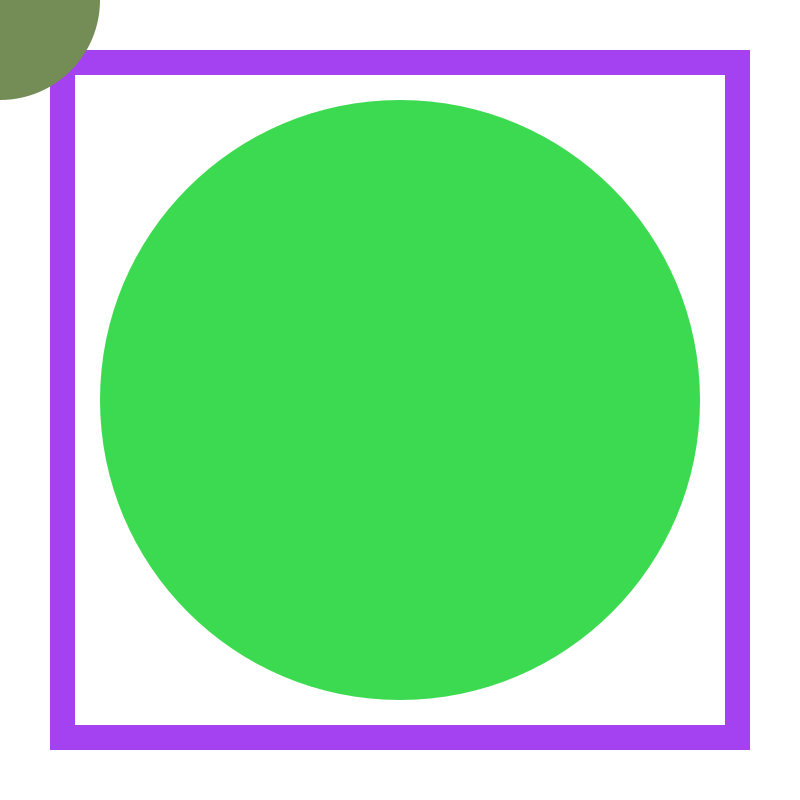
Frame 1 (no input)
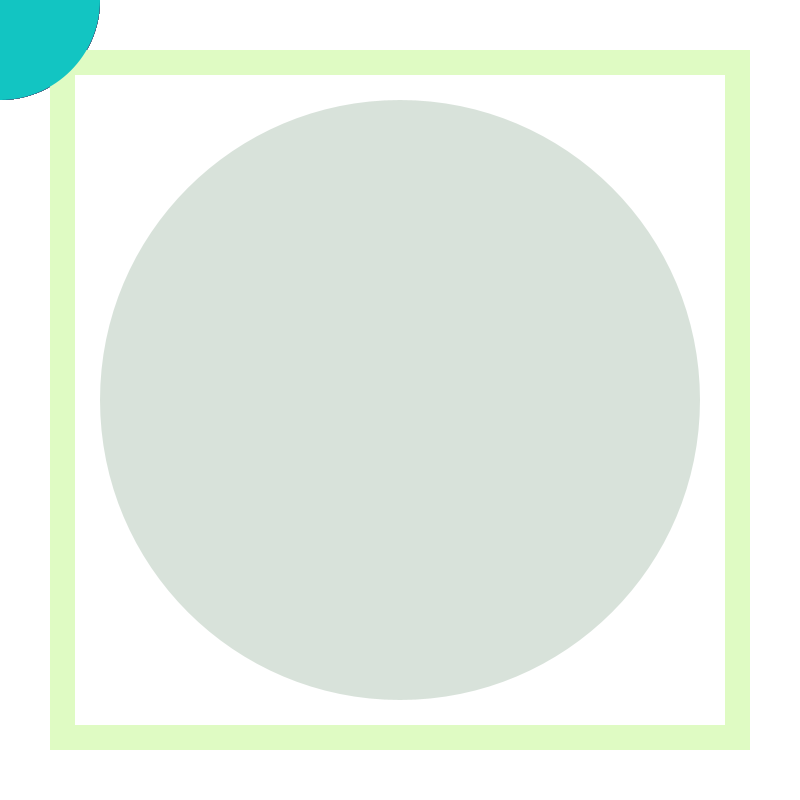
Frame 60 (the mouse pressed at the canvas centre just before this capture)
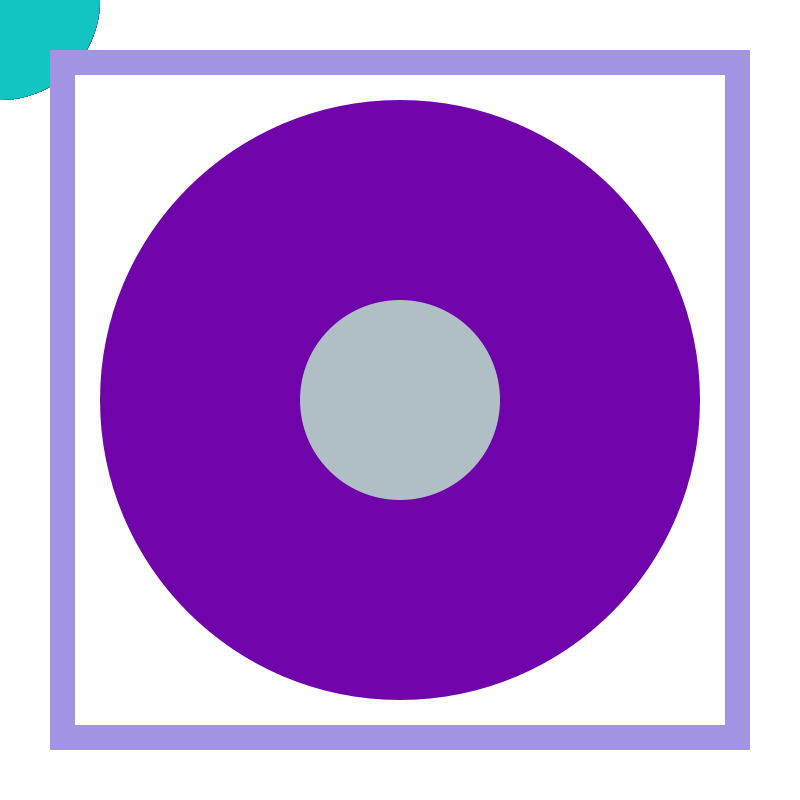
Frame 120 (the mouse held since frame 60 and released just before this capture)

The Processing sketch that drew these frames (run headless with seeded random() and noise(); from frame 60 on, the mouse is pressed at the canvas centre):

// Processing sketch: processing_136465
// ── processing_136465.pde

/*
Jenny Hsu
 Benjamin Bacon
 Creative Computing Section B
 27 February 2014
 */

void setup() {
  size(800, 800);
  background(255); 
  smooth();
}

void draw() {
  // random colored rec
  fill(random(0, 255), random(0, 255), random(0, 255));
  noStroke();
  rect(50, 50, 700, 700);

  fill(255);
  rect(75, 75, 650, 650);

  // random colored circle
  fill(random(0, 255), random(0, 255), random(0, 255));
  noStroke();
  ellipse(400, 400, 600, 600);

  //  fill(255);
  //  ellipse(400, 400, 550, 550);

  // cursor
  fill(random(0, 255), random(0, 255), random(0, 255));
  //  int x = round(map(mouseX, 400, 0, width, 100));
  //  int y = round(map(mouseY, 400, 0, height, 100));
  ellipse(mouseX, mouseY, 200, 200);
}
